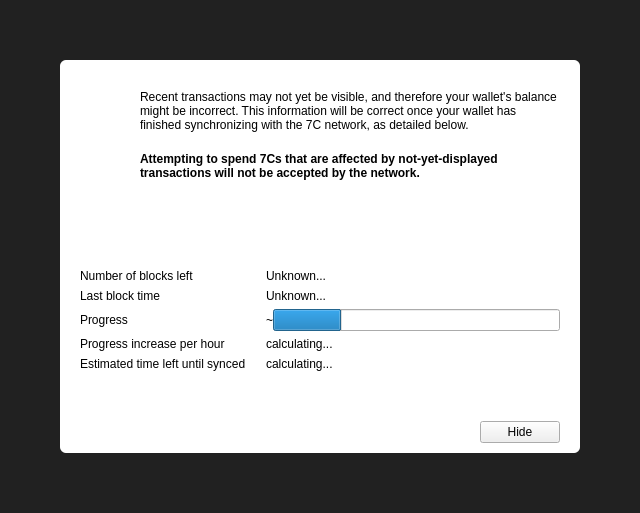
<?xml version="1.0" encoding="UTF-8"?>
<ui version="4.0">
 <class>ModalOverlay</class>
 <widget class="ModalOverlay" name="ModalOverlay">
  <property name="geometry">
   <rect>
    <x>0</x>
    <y>0</y>
    <width>640</width>
    <height>513</height>
   </rect>
  </property>
  <property name="windowTitle">
   <string>Form</string>
  </property>
  <layout class="QVBoxLayout" name="verticalLayout" stretch="0">
   <property name="sizeConstraint">
    <enum>QLayout::SetDefaultConstraint</enum>
   </property>
   <property name="leftMargin">
    <number>0</number>
   </property>
   <property name="topMargin">
    <number>0</number>
   </property>
   <property name="rightMargin">
    <number>0</number>
   </property>
   <property name="bottomMargin">
    <number>0</number>
   </property>
   <item>
    <widget class="QWidget" name="bgWidget" native="true">
     <property name="styleSheet">
      <string notr="true">#bgWidget { background: rgba(0,0,0,220); }</string>
     </property>
     <layout class="QVBoxLayout" name="verticalLayoutMain" stretch="0">
      <property name="leftMargin">
       <number>60</number>
      </property>
      <property name="topMargin">
       <number>60</number>
      </property>
      <property name="rightMargin">
       <number>60</number>
      </property>
      <property name="bottomMargin">
       <number>60</number>
      </property>
      <item>
       <widget class="QWidget" name="contentWidget" native="true">
        <property name="styleSheet">
         <string notr="true">#contentWidget { background: white; border-radius: 6px; }</string>
        </property>
        <layout class="QVBoxLayout" name="verticalLayout_3" stretch="1,0,0">
         <property name="spacing">
          <number>0</number>
         </property>
         <property name="leftMargin">
          <number>20</number>
         </property>
         <property name="topMargin">
          <number>10</number>
         </property>
         <property name="rightMargin">
          <number>20</number>
         </property>
         <property name="bottomMargin">
          <number>10</number>
         </property>
         <item>
          <widget class="QStackedWidget" name="stackedWidget">
           <property name="currentIndex">
            <number>0</number>
           </property>
           <widget class="QWidget" name="page">
            <layout class="QVBoxLayout" name="verticalLayout_2">
             <property name="spacing">
              <number>0</number>
             </property>
             <property name="leftMargin">
              <number>0</number>
             </property>
             <property name="topMargin">
              <number>0</number>
             </property>
             <property name="rightMargin">
              <number>0</number>
             </property>
             <property name="bottomMargin">
              <number>0</number>
             </property>
             <item>
              <layout class="QHBoxLayout" name="horizontalLayoutIconText" stretch="0,1">
               <property name="spacing">
                <number>20</number>
               </property>
               <property name="topMargin">
                <number>20</number>
               </property>
               <item>
                <layout class="QVBoxLayout" name="verticalLayoutIcon">
                 <item>
                  <widget class="QPushButton" name="warningIcon">
                   <property name="enabled">
                    <bool>false</bool>
                   </property>
                   <property name="text">
                    <string/>
                   </property>
                   <property name="icon">
                    <iconset>
                     <normaloff>:/icons/warning</normaloff>
                     <disabledoff>:/icons/warning</disabledoff>:/icons/warning</iconset>
                   </property>
                   <property name="iconSize">
                    <size>
                     <width>48</width>
                     <height>48</height>
                    </size>
                   </property>
                   <property name="flat">
                    <bool>true</bool>
                   </property>
                  </widget>
                 </item>
                 <item>
                  <spacer name="verticalSpacerWarningIcon">
                   <property name="orientation">
                    <enum>Qt::Vertical</enum>
                   </property>
                   <property name="sizeHint" stdset="0">
                    <size>
                     <width>20</width>
                     <height>40</height>
                    </size>
                   </property>
                  </spacer>
                 </item>
                </layout>
               </item>
               <item>
                <layout class="QVBoxLayout" name="verticalLayoutInfoText">
                 <property name="leftMargin">
                  <number>0</number>
                 </property>
                 <property name="topMargin">
                  <number>0</number>
                 </property>
                 <item>
                  <widget class="QLabel" name="infoText">
                   <property name="text">
                    <string>Recent transactions may not yet be visible, and therefore your wallet's balance might be incorrect. This information will be correct once your wallet has finished synchronizing with the 7C network, as detailed below.</string>
                   </property>
                   <property name="textFormat">
                    <enum>Qt::RichText</enum>
                   </property>
                   <property name="wordWrap">
                    <bool>true</bool>
                   </property>
                  </widget>
                 </item>
                 <item>
                  <widget class="QLabel" name="infoTextStrong">
                   <property name="font">
                    <font>
                     <weight>75</weight>
                     <bold>true</bold>
                    </font>
                   </property>
                   <property name="text">
                    <string>Attempting to spend 7Cs that are affected by not-yet-displayed transactions will not be accepted by the network.</string>
                   </property>
                   <property name="textFormat">
                    <enum>Qt::RichText</enum>
                   </property>
                   <property name="wordWrap">
                    <bool>true</bool>
                   </property>
                  </widget>
                 </item>
                 <item>
                  <spacer name="verticalSpacerInTextSpace">
                   <property name="orientation">
                    <enum>Qt::Vertical</enum>
                   </property>
                   <property name="sizeHint" stdset="0">
                    <size>
                     <width>20</width>
                     <height>40</height>
                    </size>
                   </property>
                  </spacer>
                 </item>
                </layout>
               </item>
              </layout>
             </item>
             <item>
              <layout class="QFormLayout" name="formLayout">
               <property name="fieldGrowthPolicy">
                <enum>QFormLayout::ExpandingFieldsGrow</enum>
               </property>
               <property name="horizontalSpacing">
                <number>20</number>
               </property>
               <property name="verticalSpacing">
                <number>6</number>
               </property>
               <property name="topMargin">
                <number>10</number>
               </property>
               <item row="0" column="0">
                <widget class="QLabel" name="labelNumberOfBlocksLeft">
                 <property name="font">
                  <font>
                   <weight>50</weight>
                   <bold>false</bold>
                  </font>
                 </property>
                 <property name="text">
                  <string>Number of blocks left</string>
                 </property>
                </widget>
               </item>
               <item row="0" column="1">
                <widget class="QLabel" name="numberOfBlocksLeft">
                 <property name="sizePolicy">
                  <sizepolicy hsizetype="Expanding" vsizetype="Preferred">
                   <horstretch>0</horstretch>
                   <verstretch>0</verstretch>
                  </sizepolicy>
                 </property>
                 <property name="text">
                  <string>Unknown...</string>
                 </property>
                </widget>
               </item>
               <item row="1" column="0">
                <widget class="QLabel" name="labelLastBlockTime">
                 <property name="font">
                  <font>
                   <weight>50</weight>
                   <bold>false</bold>
                  </font>
                 </property>
                 <property name="text">
                  <string>Last block time</string>
                 </property>
                </widget>
               </item>
               <item row="1" column="1">
                <widget class="QLabel" name="newestBlockDate">
                 <property name="sizePolicy">
                  <sizepolicy hsizetype="Expanding" vsizetype="Preferred">
                   <horstretch>0</horstretch>
                   <verstretch>0</verstretch>
                  </sizepolicy>
                 </property>
                 <property name="text">
                  <string>Unknown...</string>
                 </property>
                </widget>
               </item>
               <item row="2" column="0">
                <widget class="QLabel" name="labelSyncDone">
                 <property name="font">
                  <font>
                   <weight>50</weight>
                   <bold>false</bold>
                  </font>
                 </property>
                 <property name="text">
                  <string>Progress</string>
                 </property>
                </widget>
               </item>
               <item row="2" column="1">
                <layout class="QHBoxLayout" name="horizontalLayoutSync" stretch="0,1">
                 <item>
                  <widget class="QLabel" name="percentageProgress">
                   <property name="text">
                    <string notr="true">~</string>
                   </property>
                  </widget>
                 </item>
                 <item>
                  <widget class="QProgressBar" name="progressBar">
                   <property name="value">
                    <number>24</number>
                   </property>
                   <property name="format">
                    <string/>
                   </property>
                  </widget>
                 </item>
                </layout>
               </item>
               <item row="4" column="0">
                <widget class="QLabel" name="labelProgressIncrease">
                 <property name="font">
                  <font>
                   <weight>50</weight>
                   <bold>false</bold>
                  </font>
                 </property>
                 <property name="text">
                  <string>Progress increase per hour</string>
                 </property>
                </widget>
               </item>
               <item row="4" column="1">
                <widget class="QLabel" name="progressIncreasePerH">
                 <property name="sizePolicy">
                  <sizepolicy hsizetype="Expanding" vsizetype="Preferred">
                   <horstretch>0</horstretch>
                   <verstretch>0</verstretch>
                  </sizepolicy>
                 </property>
                 <property name="text">
                  <string>calculating...</string>
                 </property>
                </widget>
               </item>
               <item row="5" column="0">
                <widget class="QLabel" name="labelEstimatedTimeLeft">
                 <property name="font">
                  <font>
                   <weight>50</weight>
                   <bold>false</bold>
                  </font>
                 </property>
                 <property name="text">
                  <string>Estimated time left until synced</string>
                 </property>
                </widget>
               </item>
               <item row="5" column="1">
                <widget class="QLabel" name="expectedTimeLeft">
                 <property name="sizePolicy">
                  <sizepolicy hsizetype="Expanding" vsizetype="Preferred">
                   <horstretch>0</horstretch>
                   <verstretch>0</verstretch>
                  </sizepolicy>
                 </property>
                 <property name="text">
                  <string>calculating...</string>
                 </property>
                </widget>
               </item>
              </layout>
             </item>
            </layout>
           </widget>
           <widget class="QWidget" name="page_2">
            <layout class="QVBoxLayout" name="verticalLayout_4">
             <property name="spacing">
              <number>15</number>
             </property>
             <property name="topMargin">
              <number>40</number>
             </property>
             <property name="bottomMargin">
              <number>40</number>
             </property>
             <item>
              <layout class="QHBoxLayout" name="horizontalLayout_2">
               <item>
                <spacer name="horizontalSpacer_4">
                 <property name="orientation">
                  <enum>Qt::Horizontal</enum>
                 </property>
                 <property name="sizeHint" stdset="0">
                  <size>
                   <width>40</width>
                   <height>20</height>
                  </size>
                 </property>
                </spacer>
               </item>
               <item>
                <widget class="QPushButton" name="warningIconBackup">
                 <property name="enabled">
                  <bool>false</bool>
                 </property>
                 <property name="text">
                  <string/>
                 </property>
                 <property name="icon">
                  <iconset>
                   <normaloff>:/styles/app-icons/message_warning</normaloff>
                   <disabledoff>:/styles/app-icons/message_warning</disabledoff>:/styles/app-icons/message_warning</iconset>
                 </property>
                 <property name="iconSize">
                  <size>
                   <width>120</width>
                   <height>120</height>
                  </size>
                 </property>
                 <property name="flat">
                  <bool>true</bool>
                 </property>
                </widget>
               </item>
               <item>
                <spacer name="horizontalSpacer_5">
                 <property name="orientation">
                  <enum>Qt::Horizontal</enum>
                 </property>
                 <property name="sizeHint" stdset="0">
                  <size>
                   <width>40</width>
                   <height>20</height>
                  </size>
                 </property>
                </spacer>
               </item>
              </layout>
             </item>
             <item>
              <widget class="QLabel" name="labelNote">
               <property name="text">
                <string>IMPORATANT NOTE!</string>
               </property>
               <property name="alignment">
                <set>Qt::AlignCenter</set>
               </property>
              </widget>
             </item>
             <item>
              <widget class="QLabel" name="labelMessage">
               <property name="text">
                <string>Making a backup of your wallet helps ensure you can always maintain access to your funds. Please backup your wallet in order to avoid losing funds.</string>
               </property>
               <property name="alignment">
                <set>Qt::AlignCenter</set>
               </property>
               <property name="wordWrap">
                <bool>true</bool>
               </property>
              </widget>
             </item>
             <item>
              <spacer name="verticalSpacer">
               <property name="orientation">
                <enum>Qt::Vertical</enum>
               </property>
               <property name="sizeType">
                <enum>QSizePolicy::Expanding</enum>
               </property>
               <property name="sizeHint" stdset="0">
                <size>
                 <width>20</width>
                 <height>40</height>
                </size>
               </property>
              </spacer>
             </item>
             <item>
              <layout class="QHBoxLayout" name="horizontalLayout">
               <item>
                <spacer name="horizontalSpacer_2">
                 <property name="orientation">
                  <enum>Qt::Horizontal</enum>
                 </property>
                 <property name="sizeHint" stdset="0">
                  <size>
                   <width>40</width>
                   <height>20</height>
                  </size>
                 </property>
                </spacer>
               </item>
               <item>
                <widget class="QPushButton" name="walletBackupButton">
                 <property name="text">
                  <string>Wallet backup</string>
                 </property>
                </widget>
               </item>
               <item>
                <spacer name="horizontalSpacer_3">
                 <property name="orientation">
                  <enum>Qt::Horizontal</enum>
                 </property>
                 <property name="sizeHint" stdset="0">
                  <size>
                   <width>40</width>
                   <height>20</height>
                  </size>
                 </property>
                </spacer>
               </item>
              </layout>
             </item>
            </layout>
           </widget>
          </widget>
         </item>
         <item>
          <spacer name="verticalSpacerAfterText">
           <property name="orientation">
            <enum>Qt::Vertical</enum>
           </property>
           <property name="sizeHint" stdset="0">
            <size>
             <width>20</width>
             <height>40</height>
            </size>
           </property>
          </spacer>
         </item>
         <item>
          <layout class="QHBoxLayout" name="horizontalLayoutButtons">
           <property name="leftMargin">
            <number>10</number>
           </property>
           <property name="topMargin">
            <number>10</number>
           </property>
           <item>
            <spacer name="horizontalSpacer">
             <property name="orientation">
              <enum>Qt::Horizontal</enum>
             </property>
             <property name="sizeHint" stdset="0">
              <size>
               <width>40</width>
               <height>20</height>
              </size>
             </property>
            </spacer>
           </item>
           <item>
            <widget class="QPushButton" name="closeButton">
             <property name="text">
              <string>Hide</string>
             </property>
            </widget>
           </item>
          </layout>
         </item>
        </layout>
       </widget>
      </item>
     </layout>
    </widget>
   </item>
  </layout>
 </widget>
 <customwidgets>
  <customwidget>
   <class>ModalOverlay</class>
   <extends>QWidget</extends>
   <header>modaloverlay.h</header>
   <container>1</container>
  </customwidget>
 </customwidgets>
 <resources/>
 <connections/>
</ui>
